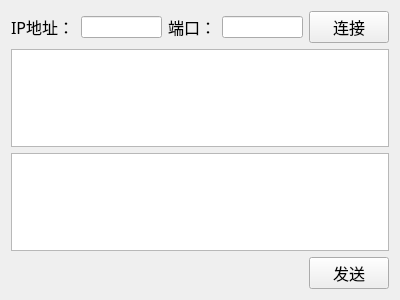
<?xml version="1.0" encoding="UTF-8"?>
<ui version="4.0">
 <class>MainWindow</class>
 <widget class="QMainWindow" name="MainWindow">
  <property name="geometry">
   <rect>
    <x>0</x>
    <y>0</y>
    <width>400</width>
    <height>300</height>
   </rect>
  </property>
  <property name="windowTitle">
   <string>MainWindow</string>
  </property>
  <widget class="QWidget" name="centralWidget">
   <layout class="QGridLayout" name="gridLayout">
    <item row="0" column="0">
     <widget class="QLabel" name="label">
      <property name="font">
       <font>
        <family>Agency FB</family>
        <pointsize>12</pointsize>
       </font>
      </property>
      <property name="text">
       <string>IP地址：</string>
      </property>
     </widget>
    </item>
    <item row="0" column="1">
     <widget class="QLineEdit" name="lineEdit_IP"/>
    </item>
    <item row="0" column="2">
     <widget class="QLabel" name="label_2">
      <property name="font">
       <font>
        <family>Agency FB</family>
        <pointsize>12</pointsize>
       </font>
      </property>
      <property name="text">
       <string>端口：</string>
      </property>
     </widget>
    </item>
    <item row="0" column="3">
     <widget class="QLineEdit" name="lineEdit_Port"/>
    </item>
    <item row="0" column="4">
     <widget class="QPushButton" name="pushButton_Connect">
      <property name="font">
       <font>
        <family>Agency FB</family>
        <pointsize>12</pointsize>
       </font>
      </property>
      <property name="text">
       <string>连接</string>
      </property>
     </widget>
    </item>
    <item row="1" column="0" colspan="5">
     <widget class="QTextEdit" name="textEdit_Recv"/>
    </item>
    <item row="2" column="0" colspan="5">
     <widget class="QTextEdit" name="textEdit_Send"/>
    </item>
    <item row="3" column="4">
     <widget class="QPushButton" name="pushButton_Send">
      <property name="font">
       <font>
        <family>Agency FB</family>
        <pointsize>12</pointsize>
       </font>
      </property>
      <property name="text">
       <string>发送</string>
      </property>
     </widget>
    </item>
   </layout>
  </widget>
  <widget class="QMenuBar" name="menuBar">
   <property name="geometry">
    <rect>
     <x>0</x>
     <y>0</y>
     <width>400</width>
     <height>23</height>
    </rect>
   </property>
  </widget>
 </widget>
 <layoutdefault spacing="6" margin="11"/>
 <resources/>
 <connections/>
</ui>
